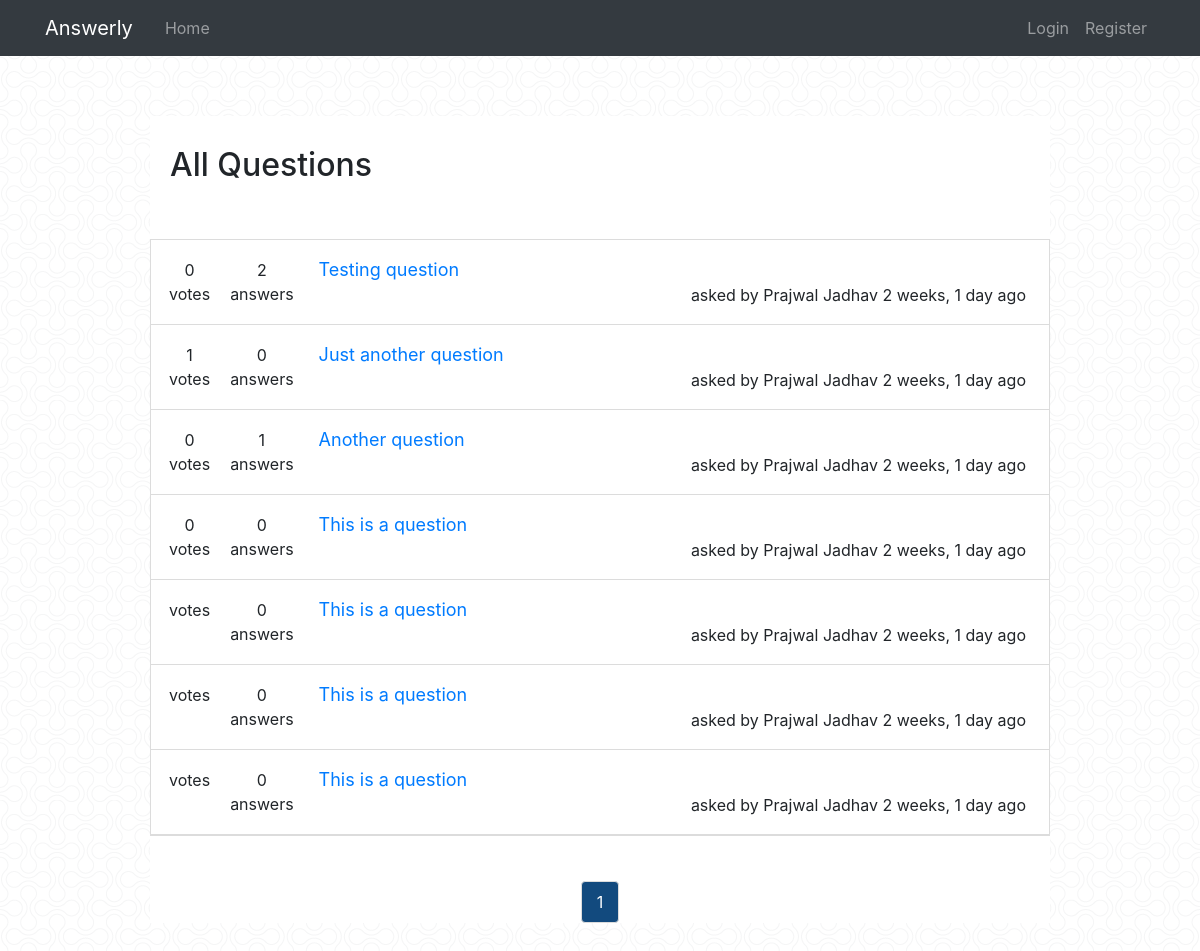
Screenshot of /questions/ with the database file from the repository.
### main/models.py (models this page shows, shortened)
class Question(models.Model):
    title = models.CharField('title for question', max_length=150, blank=False)
    content = models.TextField(
        'more information about question', blank=True, default='')
    content_markdown = models.TextField(null=True, default='')
    asked_by = models.ForeignKey(to=get_user_model(), on_delete=models.CASCADE)
    created_at = models.DateTimeField(default=timezone.now, blank=True)
    votes = models.IntegerField('number of votes cast', default=0)

class QuestionVote(models.Model):
    question = models.OneToOneField(Question, on_delete=models.CASCADE)
    users_downvoted = models.ManyToManyField(
        to=get_user_model(), related_name='downvotes', blank=True)
    users_upvoted = models.ManyToManyField(
        to=get_user_model(), related_name='upvotes', blank=True)
    votes = models.IntegerField(default=0)

### users/models.py (models this page shows, shortened)
class User(AbstractUser):
    username = None
    email = models.EmailField('email address', unique=True)
    first_name = models.CharField(max_length=50, blank=False)
    last_name = models.CharField(max_length=50, blank=False)
    PRN = models.CharField('Permanent Registration Number',
                           max_length=10, unique=True, blank=False)
    year = models.IntegerField('year studying ex: 1 - first year',
                               choices=[(1, 1), (2, 2), (3, 3), (4, 4)], blank=False, default=1)
    branch = models.CharField("branch currently studying", max_length=50, blank=False, choices=[
                              ("COMP", "COMP"), ("E&TC", "E&TC"), ("MECH", "MECH")], default="COMP")
    division = models.CharField("division currently studying", max_length=50, blank=False, choices=[
                                ("A", "A"), ("B", "B"), ("SS", "SS")])
    date_joined = models.DateTimeField(
        "date user created account", default=timezone.now)
    USERNAME_FIELD = 'email'
    REQUIRED_FIELDS = ['first_name', 'last_name',
                       'PRN', 'year', 'branch', 'division']
    objects = CustomUserManager()

### main/views.py (the view)
# urls.py: path('questions/', views.all_questions, name='all_questions'),
def all_questions(request):
    question_list = Question.objects.order_by('-created_at')
    paginator = Paginator(question_list, 15)
    page_number = request.GET.get('page')
    page_obj = paginator.get_page(page_number)
    return render(request, 'main/all_questions.html', {'page_obj': page_obj})

### main/templates/main/all_questions.html (shortened to what this page needs)
{% extends 'main/base.html' %}
{% load humanize %}
{% load static %}
{% block stylesheets %}
  <link rel="stylesheet" href="{% static 'main/css/all_questions.css' %}">
{% endblock stylesheets %}
{% block content %}
  <h2 class="welcome_header">All Questions</h2>
  <div class="questions_container">
    {% for question in page_obj %}
      <div class="question">
        <div class="question__votes_container">
          <div class="question__votes">
            <div class="question__votes--number">{{ question.questionvote.votes }}</div>
            <div class="question__votes--text">votes</div>
          </div>
          <div class="question__answers">
            <div class="question__answers--number">{{ question.answer_set.all.count }}</div>
            <div class="question__answers--text">answers</div>
          </div>
        </div>
        <div class="question__summary">
          <a class="question__title" href="{% url 'main:question_details' question.id %}">
            {{question.title}}
          </a>
          <div class="question__time_and_author">
            asked by {{ question.asked_by.get_full_name }} {{ question.created_at | naturaltime }}
          </div>
        </div>
      </div>
    {% endfor %}
  </div>
  <div class="pagination_buttons_container">
    {% for num in page_obj.paginator.page_range %}
        {% if page_obj.number == num %}
            <a class="pagination_button current_pagination_button" href="?page= {{ num }}"> {{ num }} </a>
        {% elif num > page_obj.number|add:'-3' and num < page_obj.number|add:'3' %}
            <a class="pagination_button" href="?page= {{ num }}"> {{ num }} </a>
        {% endif %}
    {% endfor %}
  </div>
{% endblock content %}

### main/static/main/css/base.css (style rules this page uses)
body { background: linear-gradient(rgba(255,255,255,.5), rgba(255,255,255,.5)), url("../images/double-bubble-outline.png") repeat; }

### main/static/main/css/all_questions.css (style rules this page uses)
.welcome_header { margin: 20px auto 10px auto; padding: 10px 20px 25px; display: flex; justify-content: space-between; width: 900px; }
.questions_container { width: 900px; margin: 30px auto; border: 1px solid gainsboro; }
.question { display: flex; padding: 8px; border-bottom: 1px solid gainsboro; }
.question__votes_container { display: flex; }
.question__votes { display: flex; flex-direction: column; align-items: center; padding: 10px; }
.question__answers { display: flex; flex-direction: column; align-items: center; padding: 10px; }
.question__summary { display: flex; flex-direction: column; padding: 8px 15px; width: 100%; }
.question__title { font-size: 18px; }
.question__time_and_author { align-self: flex-end; }
.pagination_buttons_container { display: flex; justify-content: center; margin-top: 45px; }
.pagination_button { display: inline-block; padding: 8px 15px; border: 1px solid gainsboro; border-radius: 4px; margin: 0px 8px; color: black; }
.current_pagination_button { background-color: #124a7e; color: white; }

### rows the page displays
Question: questionvote.votes "0", answer_set.all.count "2", title "Testing question", asked_by.get_full_name "Prajwal Jadhav", created_at "2 weeks, 1 day ago"
Question: questionvote.votes "1", answer_set.all.count "0", title "Just another question", asked_by.get_full_name "Prajwal Jadhav", created_at "2 weeks, 1 day ago"
Question: questionvote.votes "0", answer_set.all.count "1", title "Another question", asked_by.get_full_name "Prajwal Jadhav", created_at "2 weeks, 1 day ago"
Question: questionvote.votes "0", answer_set.all.count "0", title "This is a question", asked_by.get_full_name "Prajwal Jadhav", created_at "2 weeks, 1 day ago"
Question: answer_set.all.count "0", title "This is a question", asked_by.get_full_name "Prajwal Jadhav", created_at "2 weeks, 1 day ago"
Question: answer_set.all.count "0", title "This is a question", asked_by.get_full_name "Prajwal Jadhav", created_at "2 weeks, 1 day ago"
Question: answer_set.all.count "0", title "This is a question", asked_by.get_full_name "Prajwal Jadhav", created_at "2 weeks, 1 day ago"

### other values shown
{{ num }} "1"
